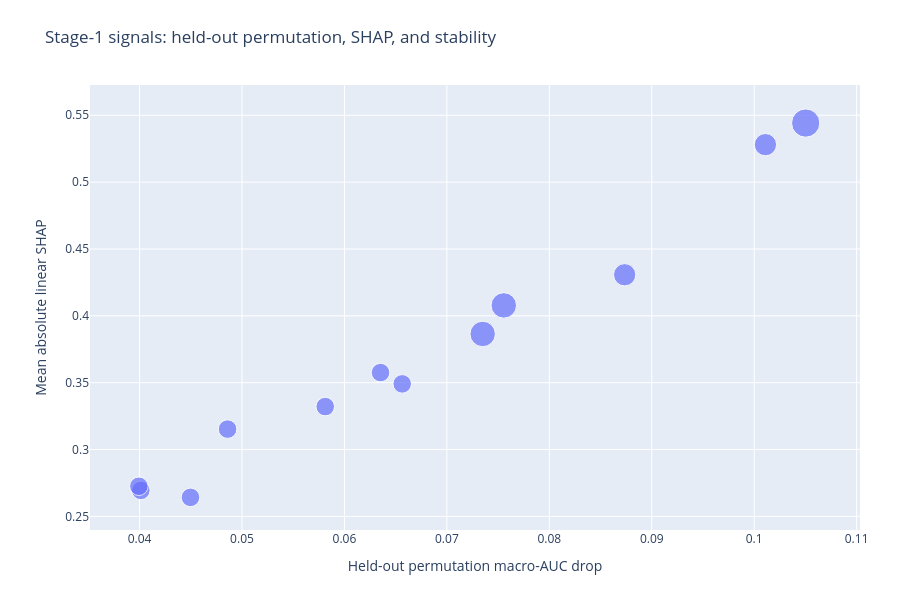

Notebook code cell kept with this figure:
### Markdown cell above
## Stage-1 signal is diagnostic, not a hard feature cap

The readout shortlist is intentionally not treated as the final raw feature set. Low cross-fold stability is a reason to retain broader candidates for Stage 2.

### Code cell
imp = pd.DataFrame(report['stage1']['top_importance']).copy()
display(imp)

# Preserve all points but avoid permanent text-label collisions.
imp['plot_size'] = 10 + 22 * imp['selection_frequency'].astype(float)

fig = px.scatter(
    imp,
    x='mean_permutation_macro_auc_drop',
    y='mean_abs_linear_shap',
    size='plot_size',
    hover_name='readout',
    hover_data={
        'plot_size': False,
        'selection_frequency': ':.0%',
        'mean_permutation_macro_auc_drop': ':.4f',
        'mean_abs_linear_shap': ':.4f',
    },
    title='Stage-1 signals: held-out permutation, SHAP, and stability',
)
fig.update_layout(
    autosize=True,
    height=610,
    margin=dict(l=90, r=40, t=85, b=80),
)
fig.update_xaxes(title='Held-out permutation macro-AUC drop', automargin=True)
fig.update_yaxes(title='Mean absolute linear SHAP', automargin=True)
fig.show(renderer='plotly_mimetype')

### Figure 1 — Plotly figure (JSON) as saved in the notebook; plotly's stock layout.template omitted (floating-point values rounded to 4 significant figures)
{"data": [{"customdata": [[23.2, 0.6], [18.8, 0.4], [18.8, 0.4], [14.4, 0.2], [14.4, 0.2], [10.0, 0.0], [10.0, 0.0], [10.0, 0.0], [10.0, 0.0], [10.0, 0.0], [10.0, 0.0], [10.0, 0.0]], "hovertemplate": "<b>%{hovertext}</b><br><br>mean_permutation_macro_auc_drop=%{x:.4f}<br>mean_abs_linear_shap=%{y:.4f}<br>selection_frequency=%{customdata[1]:.0%}<extra></extra>", "hovertext": ["add_relations", "add_legacy_support", "without_windows", "frozen_margin_all", "without_bm25", "add_scope", "pair_bm25_passages", "add_local_density", "qwen_raw", "add_matched_pairs", "add_crossmodal", "compact_stronger_penalty"], "legendgroup": "", "marker": {"color": "#636efa", "size": [23.2, 18.8, 18.8, 14.4, 14.4, 10.0, 10.0, 10.0, 10.0, 10.0, 10.0, 10.0], "sizemode": "area", "sizeref": 0.058, "symbol": "circle"}, "mode": "markers", "name": "", "orientation": "v", "showlegend": false, "type": "scatter", "x": [0.105, 0.07555, 0.07349, 0.1011, 0.08736, 0.06564, 0.06352, 0.05812, 0.04859, 0.04497, 0.04012, 0.03993], "xaxis": "x", "y": [0.5442, 0.4078, 0.3864, 0.528, 0.4307, 0.3491, 0.3576, 0.3321, 0.3153, 0.2642, 0.2694, 0.2725], "yaxis": "y"}], "layout": {"autosize": true, "height": 610, "legend": {"itemsizing": "constant", "tracegroupgap": 0}, "margin": {"b": 80, "l": 90, "r": 40, "t": 85}, "title": {"text": "Stage-1 signals: held-out permutation, SHAP, and stability"}, "xaxis": {"anchor": "y", "automargin": true, "domain": [0.0, 1.0], "title": {"text": "Held-out permutation macro-AUC drop"}}, "yaxis": {"anchor": "x", "automargin": true, "domain": [0.0, 1.0], "title": {"text": "Mean absolute linear SHAP"}}}}
